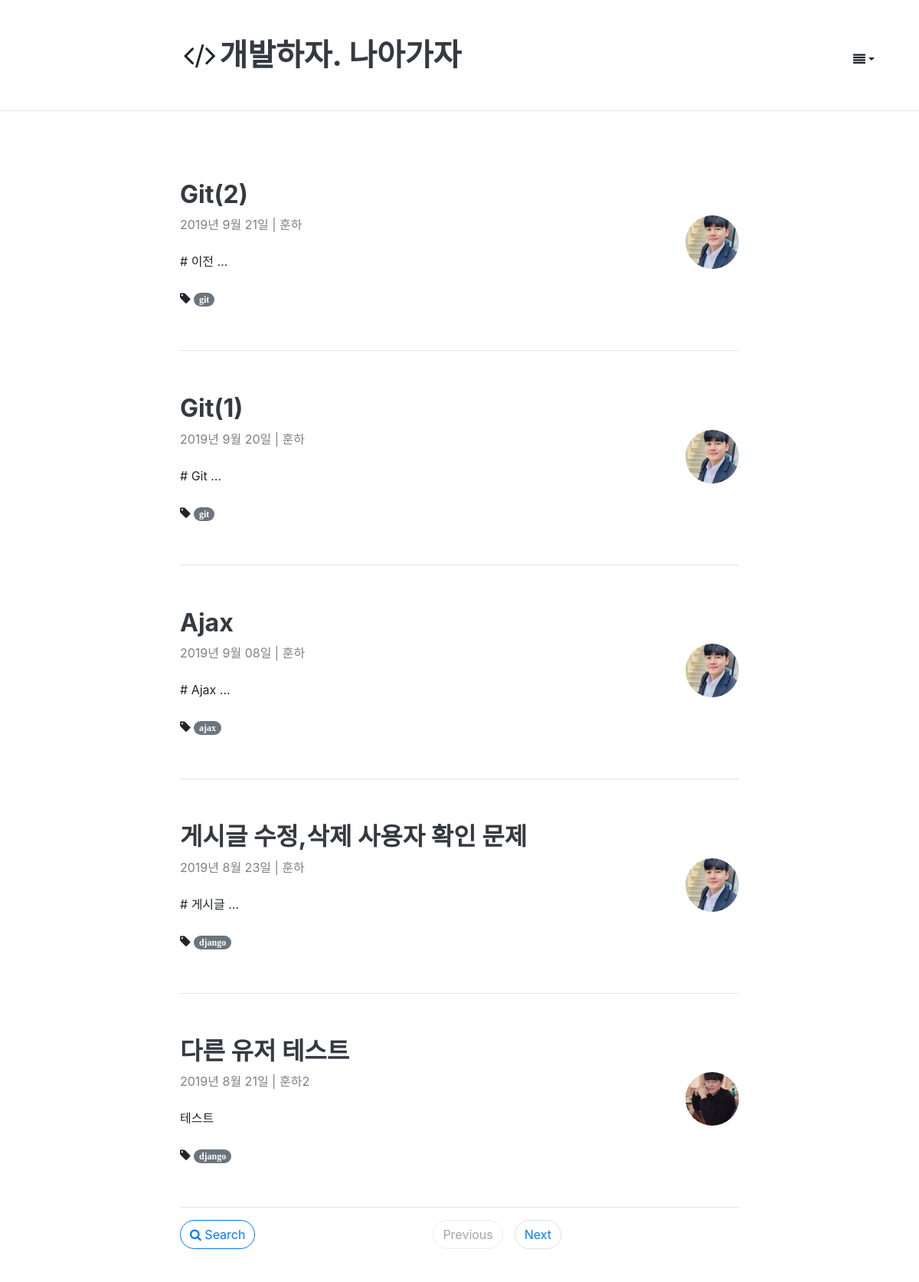
The page / on the database its author committed.
### blog/models.py (models this page shows, shortened)
class Post(models.Model):
    author = models.ForeignKey(Account , on_delete=models.CASCADE)
    title = models.CharField(max_length=100, verbose_name = 'Title' , help_text = 'Please enter a posting title')
    text = models.TextField(verbose_name='Contents')
    photo = ProcessedImageField(blank=True, upload_to = 'blog/post/%Y' ,processors = [Thumbnail(300,300)],format='JPEG' ,options={'quality': 60})
    created_date= models.DateTimeField(default =timezone.now)
    published_date = models.DateTimeField(blank=True , null=True)
    tags = models.CharField(max_length=100, blank=True)
    class Meta:
        ordering = ['-id']
    def get_absolute_url(self):
        return reverse('post_detail', args=[self.id])

### account/models.py (models this page shows, shortened)
class Account(AbstractBaseUser, PermissionsMixin):
    email = models.EmailField(
        verbose_name=('email address'),
        max_length=255,
        unique=True,
    )
    username = models.CharField(('username'), max_length=30,
                                help_text=('Requierd. 30 characters or fewer. Letters, digits'
                                           ' and ./+/-/_ only'),
                                validators=[  # 정규식을 통한 특수문자 제외
                                    validators.RegexValidator(r'^[\w.+-]+$', ('Enter a valid username.'), 'invalid')
                                ])
    is_staff = models.BooleanField(('staff status'), default=False,
                                   help_text='Designates whether the user can log into this admin site')
    is_active = models.BooleanField(('active'), default=True,
                                    help_text='Designates whether this user should be treated as '
                                              'active. Unselect this instead of deleting accounts.')
    date_joined = models.DateTimeField(('date joined'), default=timezone.now)
    thumbnail = ProcessedImageField(blank=True, upload_to="profile" , null=True, processors=[ResizeToFill(100,100)],
                                    format='JPEG', options={'quality': 80})
    created_at = models.DateTimeField(auto_now_add=True)
    updated_at = models.DateTimeField(auto_now=True)
    object = AccountManager()
    USERNAME_FIELD = 'email'
    REQUIRED_FIELDS = ['username']
    class Meta:
        verbose_name = ('user')
        verbose_name_plural = ('users')
        swappable = 'AUTH_USER_MODEL'

### blog/views.py (the view)
# urls.py: path('', views.post_list , name='post_list'),
def post_list(request):
    posts = Post.objects.select_related('author').all()
    q = request.GET.get('q', '')
    if q:
        posts = posts.filter(title__icontains=q)
    paginator = Paginator(posts, 5)
    page = request.GET.get('page')
    try:
        posts = paginator.page(page)
    except PageNotAnInteger:
        posts = paginator.page(1)
    except EmptyPage:
        posts = paginator.page(paginator.num_pages)
    return render(request, 'blog/post_list.html', {
        'posts': posts
        , 'q': q,
    })

### blog/templates/blog/post_list.html (shortened to what this page needs)
{% extends 'blog/layout.html' %}
{% block content %}
    <div class="container">
        <div class="row">
            <div class="col-md-2"></div>
            <div class="col-md-8">
                {% for post in posts %}
                    <div class="blog-post">
                        <div class="blog-post-title">
                            <h2><a href="{{ post.get_absolute_url }}" class="text-dark"><b>{{ post.title }}</b></a>
                            </h2>
                        </div>
                        <div class="blog-post-meta">
                            <div class="post-author" style="color: gray;">
                                <img src="{{ post.author.thumbnail.url }}" alt=""
                                     style="float: right; width: 70px; border-radius: 50%">{{ post.published_date|date:"Y년 M d일" }}
                                | {{ post.author.username }}
                            </div>
                        </div>
                        <br>
                        <div class="post-summary" style="font-size:1rem">{{ post.text|truncatewords_html:2 }}</div>
                        <br>
                        <i class="fa fa-tag" title="tags">
                            {% if post.tags %}
                                <a class="badge badge-pill badge-secondary"
                                   href="{% url "post_tags" post.tags %}">{{ post.tags }}</a>
                            {% else %}
                                <a href=""></a>
                            {% endif %}
                        </i>
                    </div>
                    <hr/>
                {% endfor %}
                <div class="clearfix">
                    <a role="button" href="" class="float-left btn btn-outline-primary rounded-pill "
                       data-toggle="modal"
                       data-target="#searchModal" onclick="return false;">
                        <i class="fa fa-search"></i>
                        <span>Search</span>
                    </a>
                    <ul class="pagination justify-content-center">
                        {% if posts.has_previous %}
                            <li class="page-item">
                                <a href="?page={{ posts.previous_page_number }}&q={{ request.GET.q }}"
                                   class="btn page-link rounded-pill">Previous</a>
                            </li>
                        {% else %}
                            <li class="page-item">
                                <a href="" class="btn page-link rounded-pill text-muted disabled"
                                   aria-disabled="true">Previous</a>
                            </li>
                        {% endif %}
                        {% if posts.has_next %}
                            <li class="page-item">
                                <a href="?page={{ posts.next_page_number }}&q={{ request.GET.q }}"
                                   class="btn page-link rounded-pill">Next</a>
                            </li>
                        {% else %}
                            <li class="page-item">
                                <a href="" class="btn page-link rounded-pill text-muted disabled"
                                   aria-disabled="true">Next</a>
                            </li>
                        {% endif %}
                    </ul>
                </div>
            </div>
        </div>
    </div>
{% endblock %}

### blog/templates/blog/layout.html
{% extends 'layout.html' %}
{% block extra_body %}
    {% load static %}
    <link rel="stylesheet" type="text/css" href="{% static 'blog/post_list.css' %}"/>
{% endblock %}

### templates/layout.html (shortened to what this page needs)
<!DOCTYPE html>
<html lang="ko">
<head>
    <link rel="stylesheet" href="https://stackpath.bootstrapcdn.com/bootstrap/4.3.1/css/bootstrap.min.css"
/>
    <link rel="stylesheet" href="//stackpath.bootstrapcdn.com/font-awesome/4.7.0/css/font-awesome.min.css"/>
    <link rel="stylesheet" href="https://uicdn.toast.com/tui-editor/latest/tui-editor.css">
    <link rel="stylesheet" href="https://uicdn.toast.com/tui-editor/latest/tui-editor-contents.css">
    <link rel="stylesheet" href="https://cdnjs.cloudflare.com/ajax/libs/codemirror/5.33.0/codemirror.css">
    <link rel="stylesheet" href="https://cdnjs.cloudflare.com/ajax/libs/highlight.js/9.12.0/styles/github.min.css">
</head>
<body>
<header class="site-header">
    <div class="container">
        <div class="row">
            <div class="col-md-2"></div>
            <div class="col-md-10">
                <br>
                <br>
                <h3 class="float-right">
                    <div class="page-header" style="margin-top: 10px">
                        <button class="btn dropdown-toggle" data-toggle="dropdown" id="dropdownmenu" role="button"
                                aria-haspopup="true"
                                aria-expanded="false"><i class="fa fa-align-justify"></i></button>
                    </div>
                </h3>
                <h1 class="blog-title" style="text-align: left"><i class="fa fa-fw fa-code"></i><a class="text-dark"
                                                                                                   href="{% url 'post_list' %}"><b>개발하자.
                    나아가자</b></a>
                </h1>
                <br>
            </div>
        </div>
    </div>
</header>
<hr style="margin-bottom: 50px">
{% block content %}
{% endblock %}
{% block extra_body %}
{% endblock %}
</body>
</html>

### blog/static/blog/post_list.css (style rules this page uses)
.blog-post { padding-top: 40px; padding-bottom: 40px; }

### templates/layout.html (style rules this page uses)
html { position: relative; min-height: 100%; }
body { margin-bottom: 60px; min-height: 100%; }

### rows shown on the page
Post: title "Git(2)", author.thumbnail (picture), published_date "2019년 9월 21일", author.username "훈하", text "# 이전 …", tags "git"
Post: title "Git(1)", author.thumbnail (picture), published_date "2019년 9월 20일", author.username "훈하", text "# Git …", tags "git"
Post: title "Ajax", author.thumbnail (picture), published_date "2019년 9월 08일", author.username "훈하", text "# Ajax …", tags "ajax"
Post: title "게시글 수정,삭제 사용자 확인 문제", author.thumbnail (picture), published_date "2019년 8월 23일", author.username "훈하", text "# 게시글 …", tags "django"
Post: title "다른 유저 테스트", author.thumbnail (picture), published_date "2019년 8월 21일", author.username "훈하2", text "테스트", tags "django"
